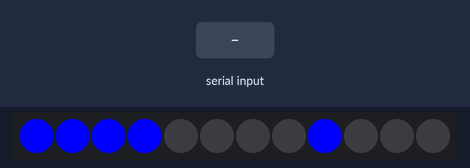
Simulated run of this sketch. Board: Arduino Uno, built with avr-gcc and run on an emulated ATmega328P. On the bench: 12 RGB LEDs in strip order, left to right. Inputs (shaded band) come from the test bench. Dim RGB values are drawn brighter than linear.

Above: at 1.28 s.
1.3 s: "4" received over Serial
At 2.91 s:
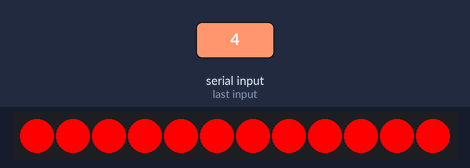
3.1 s: byte 54 (54) received over Serial
At 3.9 s:
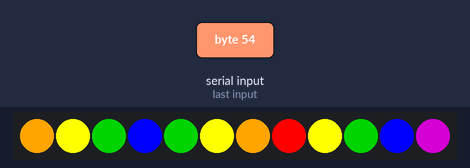
4.9 s: "2" received over Serial
At 5.3 s:
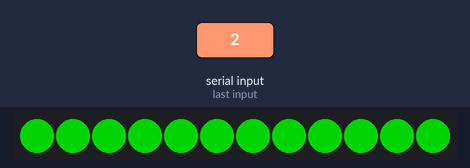
7.9 s: byte 55 (55) received over Serial
At 9.1 s:
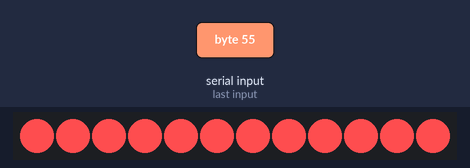
9.4 s: "1" received over Serial
At 10.1 s:
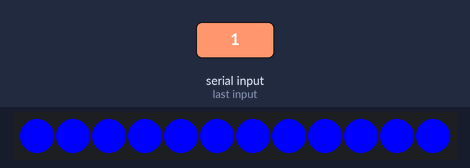
10.9 s: "0" received over Serial
At 11.2 s:
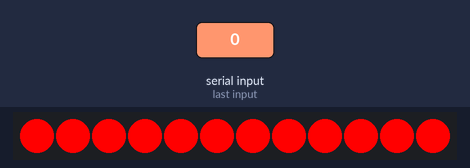
Timing chart, 0 to 13.4 s (numbered marks = the images above; inputs shaded):
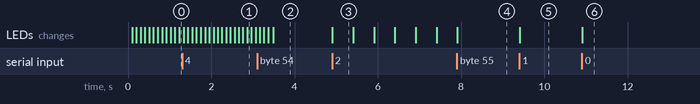

Measured:
- after the input at 1.3 s, the LEDs: first differ from a run without the input after 1.6 s (image 1)
- after the input at 3.1 s, the LEDs: first differ from a run without the input after 0.39 s (image 2)
- after the input at 4.9 s, the LEDs: change at once (image 3)
- after the input at 7.9 s, the LEDs: change at once (image 4)
- after the input at 9.4 s, the LEDs: change at once (image 5)
- after the input at 10.9 s, the LEDs: change at once (image 6)
- what the display in image 3 shows lasts 0.5 s, from 4.9 s to 5.4 s

The sketch:

AutonomyLEDLattePanda.ino
```cpp
#include <FastLED.h>

#define NUM_LEDS 12          // Number of LEDs in your strip
#define DATA_PIN 9           // Pin connected to the of the LED strip

CRGB leds[NUM_LEDS];         // Define the array of LEDs
int mode = 0;      //set to 0 to have LEDs start in "Startup" Case

void setup() {
  Serial.begin(9600);        // Set the baud rate to match the LattePanda Sigma's Arduino part
  FastLED.addLeds<WS2812B, DATA_PIN, GRB>(leds, NUM_LEDS);  // Specify the LED strip type and configuration
}

void loop() {
  if (Serial.available() > 0) { //if data available
    int temp = Serial.read(); // get value
    if(temp == 48 || temp == 49 || temp == 50 || temp == 51 || temp == 52 || temp == 53 || temp == 54 || temp == 55){ //if data is either '0', '1', '2', '3', '4', '5', '6', '7'
      mode = temp; //change mode
      // Serial.println(mode);  //test print
    }
  }

  switch (mode) {
      case 0: //Startup Case
        startupSequence();
        mode = 49; //Go to Blue
        break;
      case 48: //Ascii for 0 (Autonomous)
        displayColor(CRGB::Red);
        break;
      case 49: //Ascii for 1 (TeleOp)
        displayColor(CRGB::Blue);
        break;
      case 50: //Ascii for 2 (Arrival)
        displayColorThenDelay(CRGB::Green, 500);
        displayColorThenDelay(CRGB::Black, 500);
        break;
      case 51: //Ascii for 3 (WeeWoo)
        displayColorThenDelay(CRGB::Red, 500);
        displayColorThenDelay(CRGB::Blue, 500);
        break;
      case 52: //Ascii for 4 (Party)
        displayColorThenDelay(CRGB::Red, 100);
        displayColorThenDelay(CRGB::Orange, 100);
        displayColorThenDelay(CRGB::Yellow, 100);
        displayColorThenDelay(CRGB::Green, 100);
        displayColorThenDelay(CRGB::Blue, 100);
        displayColorThenDelay(CRGB::Purple, 100);
        break;
      case 53: //Ascii for 5 (WVU)
        displayColorThenDelay(0xEAAA00, 500);
        displayColorThenDelay(0x002855, 500);
        break;
      case 54: //Ascii for 6 (Rainbow)
        displayColorAtIndex(CRGB::Red, 7);
        displayColorAtIndex(CRGB::Orange, 6);
        displayColorAtIndex(CRGB::Orange, 0);
        displayColorAtIndex(CRGB::Yellow, 5);
        displayColorAtIndex(CRGB::Yellow, 1);
        displayColorAtIndex(CRGB::Yellow, 8);
        displayColorAtIndex(CRGB::Green, 4);
        displayColorAtIndex(CRGB::Green, 2);
        displayColorAtIndex(CRGB::Green, 9);
        displayColorAtIndex(CRGB::Blue, 3);
        displayColorAtIndex(CRGB::Blue, 10);
        displayColorAtIndex(CRGB::Purple, 11);
        break;
      case 55: //Ascii for 7 (Monash)
        displayColor(0xFC4C4E);
        break;
      default: // Do nothing for unknown values. Should never be able to reach, since recievedValue is only updated to one of the cases.
        break;
    }
}

void displayColor(CRGB color) {
  displayColorThenDelay(color, 0);
}

void displayColorThenDelay(CRGB color, int milisec) {
  fill_solid(leds, NUM_LEDS, color);
  FastLED.show(); // Update the LED strip
  delay(milisec);
}

void displayColorAtIndex(CRGB color, int index) {
  displayColorAtIndexThenDelay(color, index, 0);
}

void displayColorAtIndexThenDelay(CRGB color, int index, int milisec) {
  leds[index] = color;
  FastLED.show(); // Update the LED strip
  delay(milisec);
}

void startupSequence() {
  displayColorAtIndexThenDelay(CRGB::Blue, 7, 100);
  displayColorAtIndexThenDelay(CRGB::Blue, 6, 100);
  displayColorAtIndexThenDelay(CRGB::Blue, 5, 100);
  displayColorAtIndexThenDelay(CRGB::Blue, 4, 100);
  displayColorAtIndexThenDelay(CRGB::Blue, 3, 100);
  displayColorAtIndex(CRGB::Blue, 11);
  displayColorAtIndexThenDelay(CRGB::Black, 7, 100);
  displayColorAtIndex(CRGB::Blue, 10);
  displayColorAtIndexThenDelay(CRGB::Black, 6, 100);
  displayColorAtIndex(CRGB::Blue, 9);
  displayColorAtIndexThenDelay(CRGB::Black, 5, 100);
  displayColorAtIndex(CRGB::Blue, 8);
  displayColorAtIndexThenDelay(CRGB::Black, 4, 100);
  displayColorAtIndex(CRGB::Blue, 0);
  displayColorAtIndexThenDelay(CRGB::Black, 3, 100);
  displayColorAtIndex(CRGB::Blue, 1);
  displayColorAtIndexThenDelay(CRGB::Black, 11, 100);
  displayColorAtIndex(CRGB::Blue, 2);
  displayColorAtIndexThenDelay(CRGB::Black, 10, 100);
  displayColorAtIndex(CRGB::Blue, 3);
  displayColorAtIndexThenDelay(CRGB::Black, 9, 100);
  displayColorAtIndex(CRGB::Blue, 4);
  displayColorAtIndexThenDelay(CRGB::Black, 8, 100);
  displayColorAtIndex(CRGB::Blue, 5);
  displayColorAtIndexThenDelay(CRGB::Black, 0, 100);
  displayColorAtIndex(CRGB::Blue, 6);
  displayColorAtIndexThenDelay(CRGB::Black, 1, 100);
  displayColorAtIndex(CRGB::Blue, 7);
  displayColorAtIndexThenDelay(CRGB::Black, 2, 100);
  displayColorAtIndex(CRGB::Blue, 0);
  displayColorAtIndexThenDelay(CRGB::Black, 3, 100);
  displayColorAtIndex(CRGB::Blue, 8);
  displayColorAtIndexThenDelay(CRGB::Black, 4, 100);
  displayColorAtIndex(CRGB::Blue, 9);
  displayColorAtIndexThenDelay(CRGB::Black, 5, 100);
  displayColorAtIndex(CRGB::Blue, 1);
  displayColorAtIndexThenDelay(CRGB::Black, 6, 100);
  displayColorAtIndexThenDelay(CRGB::Blue, 6, 100);
  displayColorAtIndexThenDelay(CRGB::Blue, 5, 100);
  displayColorAtIndexThenDelay(CRGB::Blue, 2, 100);
  displayColorAtIndexThenDelay(CRGB::Blue, 10, 100);
  displayColorAtIndexThenDelay(CRGB::Blue, 11, 100);
  displayColorAtIndexThenDelay(CRGB::Blue, 3, 100);
  displayColorAtIndexThenDelay(CRGB::Blue, 4, 100);
}
```
